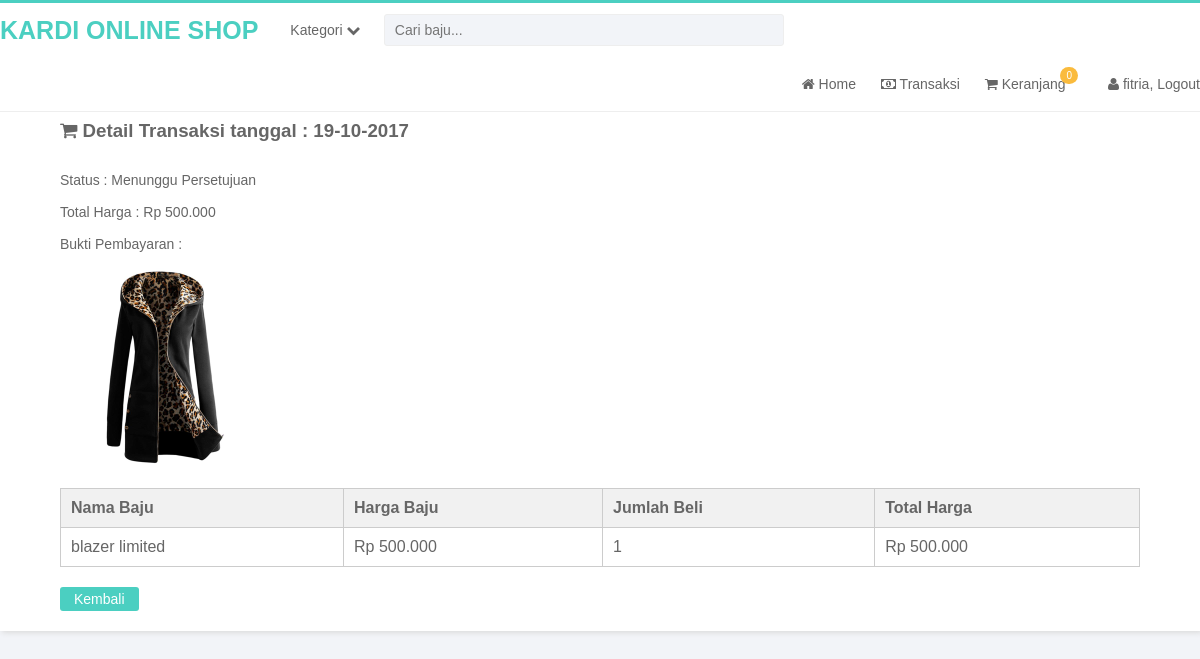
The app's page /detail_transaksi.php?id=32349&tanggal=19-10-2017&status=Menunggu Persetujuan&id_transaksi=47 (signed in) with its own data.
### tables this page shows
CREATE TABLE `konfirmasi` (
  `id` int(11) NOT NULL,
  `id_transaksi` int(11) NOT NULL,
  `gambar` text NOT NULL
);

CREATE TABLE `subtransaksi` (
  `id` int(11) NOT NULL,
  `jumlah` varchar(10) NOT NULL,
  `tanggal` varchar(10) NOT NULL,
  `id_customer` int(11) NOT NULL,
  `id_baju` int(11) NOT NULL,
  `total_harga` varchar(10) NOT NULL,
  `encrypt` text NOT NULL
);

CREATE TABLE `baju` (
  `id_baju` int(11) NOT NULL,
  `nama_baju` varchar(20) NOT NULL,
  `gambar` text NOT NULL,
  `harga_pokok` varchar(20) NOT NULL,
  `harga_jual` varchar(20) NOT NULL,
  `keterangan` text NOT NULL,
  `stok` varchar(10) NOT NULL,
  `kategori` int(11) NOT NULL,
  `populer` int(11) NOT NULL,
  `paling_banyak` int(11) NOT NULL
);

### detail_transaksi.php (the view)
<?php include "page/head.php"; ?>
<div class="container inside">
	<div class="detail">
	<h3 class="keeranjang"><i class="fa fa-shopping-cart"></i> Detail Transaksi tanggal : <?= $_GET["tanggal"] ?></h3>
	<div style="padding:10px 60px;color:#666;font-size:14px;">
		Status : <?= $_GET["status"] ?><br><br>
		<?php  $total=mysql_query("select sum(total_harga) as jumlah from subtransaksi where encrypt='$_GET[id]'");
		$hasill=mysql_fetch_array($total);
		?>
		Total Harga : <?= "Rp ".number_format($hasill["jumlah"],0,',','.'); ?><br><br>
		Bukti Pembayaran :<br><br>
		<?php $gambar_konfirmasi=mysql_query("select * from konfirmasi where id_transaksi='$_GET[id_transaksi]'");
		$gambar_k=mysql_fetch_array($gambar_konfirmasi);
		$cek_gambar=mysql_num_rows($gambar_konfirmasi);
		if ($cek_gambar<=0) {
			echo "<b>Anda belum mengunggah bukti pembayaran</b>";
		}else{
		echo "<a href='$gambar_k[gambar]' target='_blank'><img src='$gambar_k[gambar]' width='200px'></a>";
		 }
		 ?>
	</div>
	<table class="tkeranjang">
	<tr>
		<th>Nama Baju</th><th>Harga Baju</th><th>Jumlah Beli</th><th>Total Harga</th>
	</tr>
	<?php $data=$root->detail_transaksi($_GET["id"]);
	foreach ($data as $r) {
		?>
		<tr>
			<td><?= $r["nama_baju"] ?></td>
			<td><?= "Rp ".number_format($r["harga_jual"],0,',','.') ?></td>
			<td><?= $r["jumlah"] ?></td>
			<td><?= "Rp ".number_format($r["total_harga"],0,',','.') ?></td>
		</tr>
		<?php
	}
	 ?>
	</table>
<a href="transaksi.php" class="btn-buy" style="margin:20px 60px;display:inline-block">Kembali</a>
	</div>
</div>

### asset/css/index.css (style rules this page uses)
.container { width: 1200px;margin: 0 auto }
.inside { padding-top: 100px; }
.btn-buy { background: #4bcfc1;color: #fff;padding: 4px 14px;text-decoration: none;font-size: 14px;border-radius: 3px; }
.detail { background: #fff;box-shadow: 2px 2px 5px #ddd }
.tkeranjang { width: 90%;margin: 0 auto;margin-top: 10px;border-collapse: collapse; }
.tkeranjang td,.tkeranjang th { padding: 10px;border: 1px solid #ccc;color: #666 }
.tkeranjang th { text-align: left;background: #f1f1f1 }
.keeranjang { padding: 20px 60px;color: #666; }

### records on screen
konfirmasi: gambar (picture)
subtransaksi: id_baju.nama_baju "blazer limited", id_baju.harga_jual "500.000", jumlah "1", total_harga "500.000"

### other values on screen
$_SESSION["nama"] "fitria"
$_GET["tanggal"] "19-10-2017"
$_GET["status"] "Menunggu Persetujuan"
$hasill["jumlah"] "500.000"
